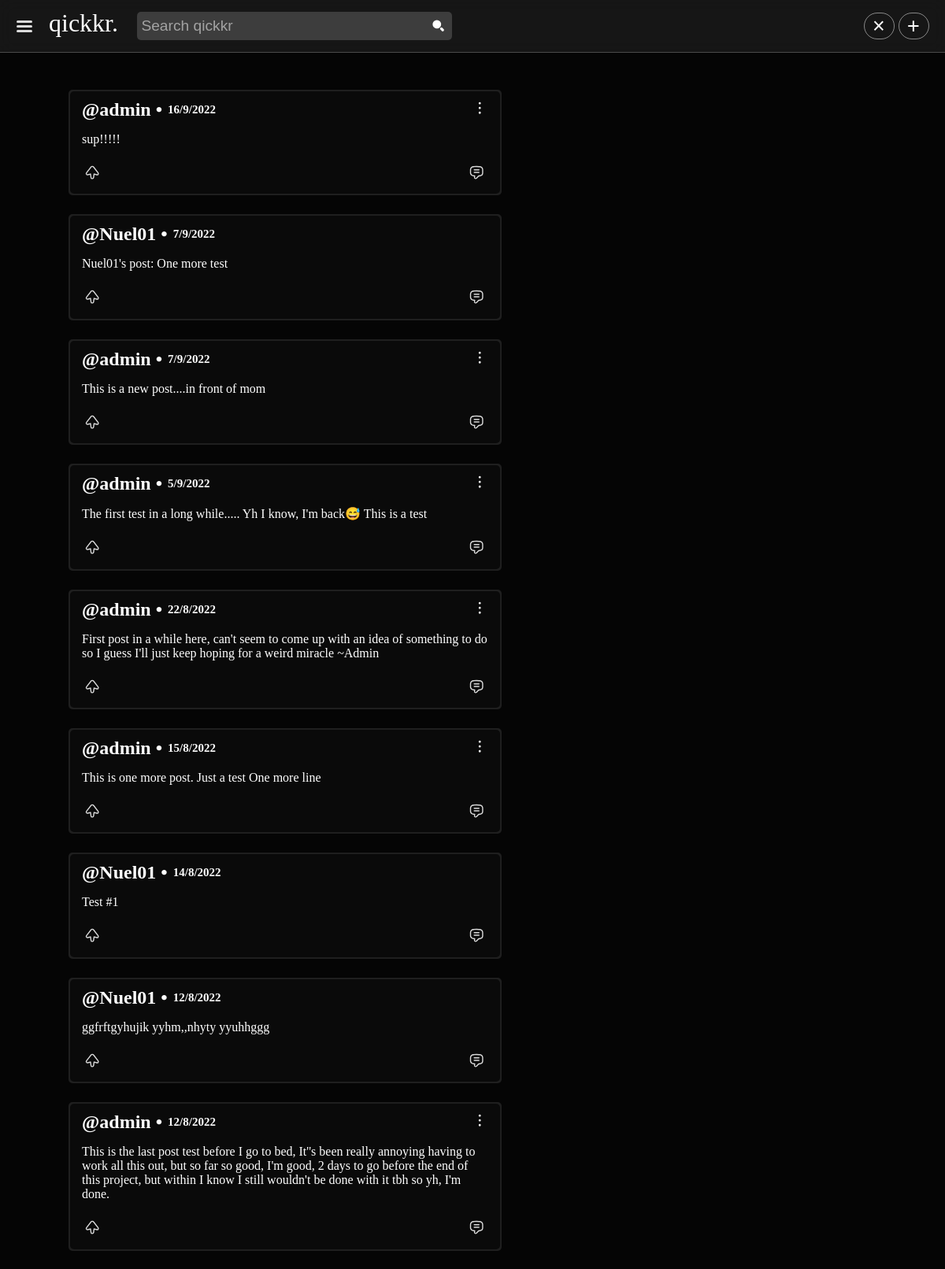
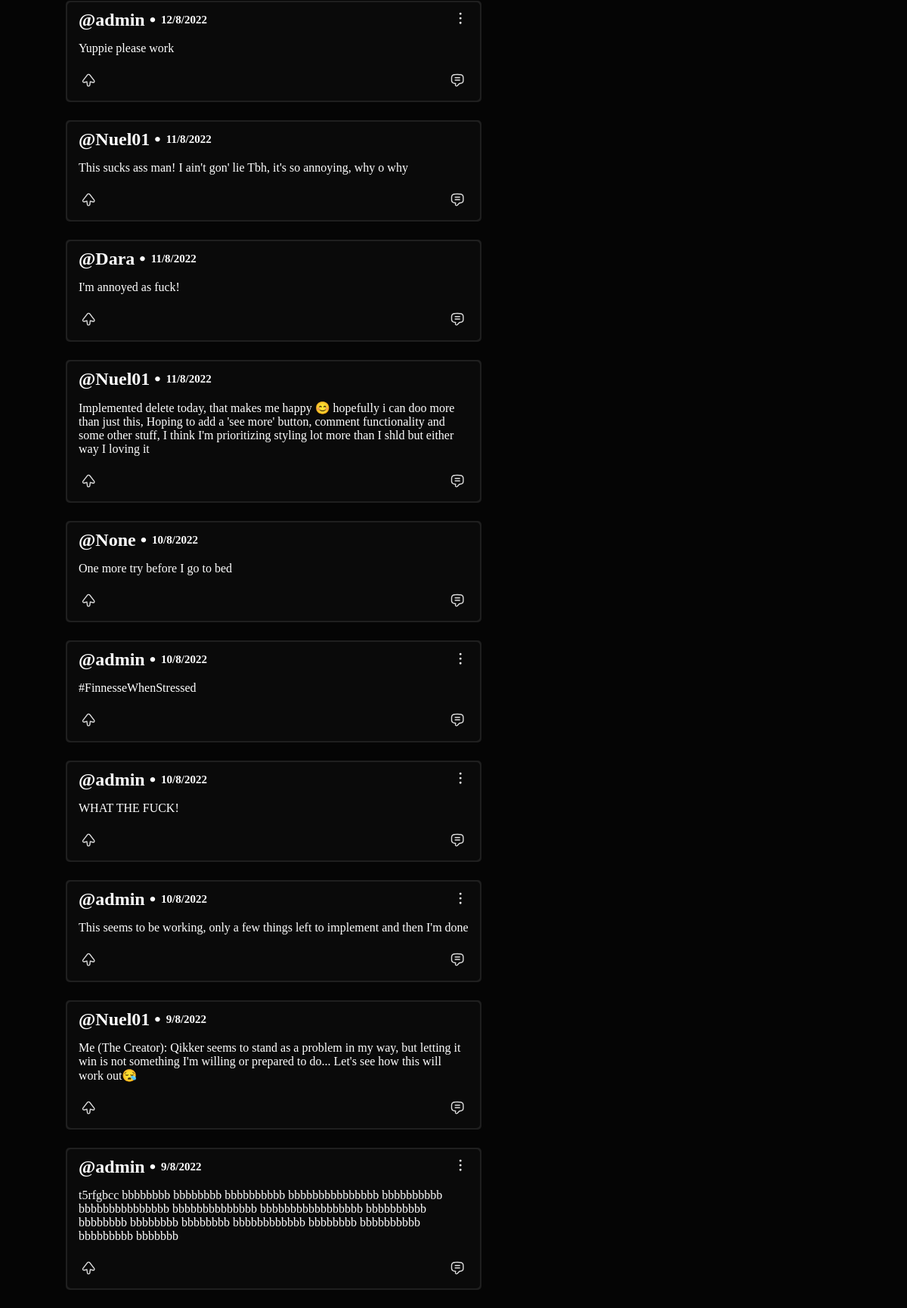
The app's page /home/ (signed in, upper part) with its own data (2 pictures, top to bottom).
### Polls/models.py (models this page shows, shortened)
class Post(models.Model):
  post_text = models.TextField(max_length=250)
  pub_date = models.DateTimeField(auto_now_add=True)
  user = models.ForeignKey(User, on_delete=models.CASCADE, null=True, blank=True, auto_created=True)
  upVotes = models.IntegerField(default=0)
  downVotes = models.IntegerField(default=0)
  def time_posted(self):
        check = self.pub_date
        ago = timezone.now() - self.pub_date
        hours = f'{check.day}/{check.month}/{check.year}'
        if ago.days == 1:
          hours = 'Yesterday'
        return hours

### Polls/views.py (the view)
# urls.py: path("home/", FeedView.as_view(), name="home"),
class FeedView(LoginRequiredMixin, ListView):
    model = Post
    context_object_name = 'posts'
    template_name = 'Polls/home.html'
    def get_context_data(self, **kwargs):
        context = super().get_context_data(**kwargs)
        context['posts'] = context['posts'].order_by('-id')
        search_input = self.request.GET.get('search-area')
        if search_input:
            context['posts'] = context['posts'].filter(post_text__icontains=search_input)
            return context
        else:
          return context

### Polls/templates/Polls/home.html (shortened to what this page needs)
{% extends 'Polls/main.html' %}
{% block content %}
<div class="main alone">
    <div class="feed">
        {% if posts %}
        {% for post in posts %}
        <div class="card">
            <div class="card-main">
                <div class="card-top">
                    {% if post.user == request.user %}
                    <h2>@{{post.user}} • <span class="posted">{{post.time_posted}}</span></h2>
                    <div class="card-top-right">
                        <div class="popup">
                            <svg width="1.4em" height="1.4em" viewBox="0 0 24 24" xmlns="http://www.w3.org/2000/svg"
                                class="w-6 h-6 pointer-events-none">
                                <path
                                    d="M12 17a1.5 1.5 0 110 3 1.5 1.5 0 010-3zm0-6.5a1.5 1.5 0 110 3 1.5 1.5 0 010-3zM12 4a1.5 1.5 0 110 3 1.5 1.5 0 010-3z"
                                    fill="currentcolor" fill-rule="evenodd"></path>
                            </svg>
                        </div>
                    </div>
                    {% else %}
                    <h2>@{{post.user}} • <span class="posted">{{post.time_posted}}</span></h2>
                    {% endif %}
                </div>
                <p class="description">
                    {{post.post_text}}
                </p>
                <div class="options">
                    <div class="button">
                        <span class="relative px-2"></span>
                    </div>
                    <div class="comment">
                        <span class="relative px-3"></span>
                    </div>
                </div>
            </div>
        </div>
        {% endfor %}
        {% else %}
        <p>No posts are available.</p>
        {% endif %}
        {% endblock content %}

### Polls/templates/Polls/main.html (style rules this page uses)
* { margin: 0; padding: 0; }
:root { --nav-color: #070707; --nav-border-color: rgb(75, 75, 75); --nav-blur-color: #2525258c; --content-color: #1f1f1f; --card-color: rgb(10, 10, 10); --card-icon-color: rgb(219, 219, 219); --hover-color: #252525; --search-bar-color: rgb(44, 44, 44); }
body { background-color: rgb(5, 5, 5); color: white; background-repeat: no-repeat; display: block; padding: 0; overflow-x: hidden; }
.main { display: flex; align-items: center; justify-content: space-around; width: 65%; transform: translateY(4rem) translateX(10rem); padding: 50px; transition: all .6s ease; }
.main.alone { transform: translateY(4rem) translateX(-5rem); }
.main .feed { background-color: transparent; width: 70%; display: grid; grid-template-columns: 1fr; grid-gap: 1.5rem; }
.main .card { background-color: #1f1f1f; width: 100%; height: fit-content; border-radius: 5px; padding: 2px; transition: all .6s ease; }
.main .card .card-main { background-color: var(--card-color); width: 100%; height: fit-content; padding: 10px 0px; border-radius: 5px; }
.card-main .card-top { display: flex; align-items: center; justify-content: space-between; margin: 0 15px; }
.card-top h2 { display: flex; align-items: center; justify-content: space-between; }
.posted { font-size: 15px; margin-left: 7px; }
.popup { position: relative; display: inline-block; cursor: pointer; padding: 5px; background: 0; color: white; padding: 0; border-radius: 5px; transition: all .6s ease; }
.card-main p { background-color: transparent; margin: 10px 15px; padding: 5px 0; height: fit-content; }
.main .card .options { display: flex; align-items: center; justify-content: space-between; padding: 5px 0 0 0; margin: 0 15px; }
.options .comment { display: flex; align-items: center; justify-content: center; font-family: Arial, Helvetica, sans-serif; color: var(--card-icon-color); width: 30px; height: 30px; padding: 0; border-radius: 5px; transition: all .6s ease; }
.main .card .button { display: flex; align-items: center; justify-content: space-between; font-size: 1rem; font-family: Arial, Helvetica, sans-serif; background: none; color: var(--card-icon-color); padding: 2px; border-radius: 5px; transition: all .6s ease; }

### records on screen
Post: user "admin", time_posted "16/9/2022", post_text "sup!!!!!"
Post: user "Nuel01", time_posted "7/9/2022", post_text "Nuel01's post: One more test"
Post: user "admin", time_posted "7/9/2022", post_text "This is a new post....in front of mom"
Post: user "admin", time_posted "5/9/2022", post_text "The first test in a long while..... Yh I know, I'm back😅 This is a test"
Post: user "admin", time_posted "22/8/2022", post_text "First post in a while here, can't seem to come up with an idea of something to do so I guess I'll just keep hoping for a weird miracle ~Admin"
Post: user "admin", time_posted "15/8/2022", post_text "This is one more post. Just a test One more line"
Post: user "Nuel01", time_posted "14/8/2022", post_text "Test #1"
Post: user "Nuel01", time_posted "12/8/2022", post_text "ggfrftgyhujik yyhm,,nhyty yyuhhggg"
Post: user "admin", time_posted "12/8/2022", post_text "This is the last post test before I go to bed, It''s been really annoying having to work all this out, but so far so good, I'm good, 2 days to go before the end of this project, but within I know I still wouldn't be done with it tbh so yh, I'm done."
Post: user "admin", time_posted "12/8/2022", post_text "Yuppie please work"
Post: user "Nuel01", time_posted "11/8/2022", post_text "This sucks ass man! I ain't gon' lie Tbh, it's so annoying, why o why"
Post: user "Dara", time_posted "11/8/2022", post_text "I'm annoyed as fuck!"
Post: user "Nuel01", time_posted "11/8/2022", post_text "Implemented delete today, that makes me happy 😊 hopefully i can doo more than just this, Hoping to add a 'see more' button, comment functionality and some other stuff, I think I'm prioritizing styling lot more than I shld but either way I loving it"
Post: user "None", time_posted "10/8/2022", post_text "One more try before I go to bed"
Post: user "admin", time_posted "10/8/2022", post_text "#FinnesseWhenStressed"
Post: user "admin", time_posted "10/8/2022", post_text "WHAT THE FUCK!"
Post: user "admin", time_posted "10/8/2022", post_text "This seems to be working, only a few things left to implement and then I'm done"
Post: user "Nuel01", time_posted "9/8/2022", post_text "Me (The Creator): Qikker seems to stand as a problem in my way, but letting it win is not something I'm willing or prepared to do... Let's see how this will work out😪"
Post: user "admin", time_posted "9/8/2022", post_text "t5rfgbcc bbbbbbbb bbbbbbbb bbbbbbbbbb bbbbbbbbbbbbbbb bbbbbbbbbb bbbbbbbbbbbbbbb bbbbbbbbbbbbbb bbbbbbbbbbbbbbbbb bbbbbbbbbb bbbbbbbb bbbbbbbb bbbbbbbb bbbbbbbbbbbb bbbbbbbb bbbbbbbbbb bbbbbbbbb bbbbbbb"
